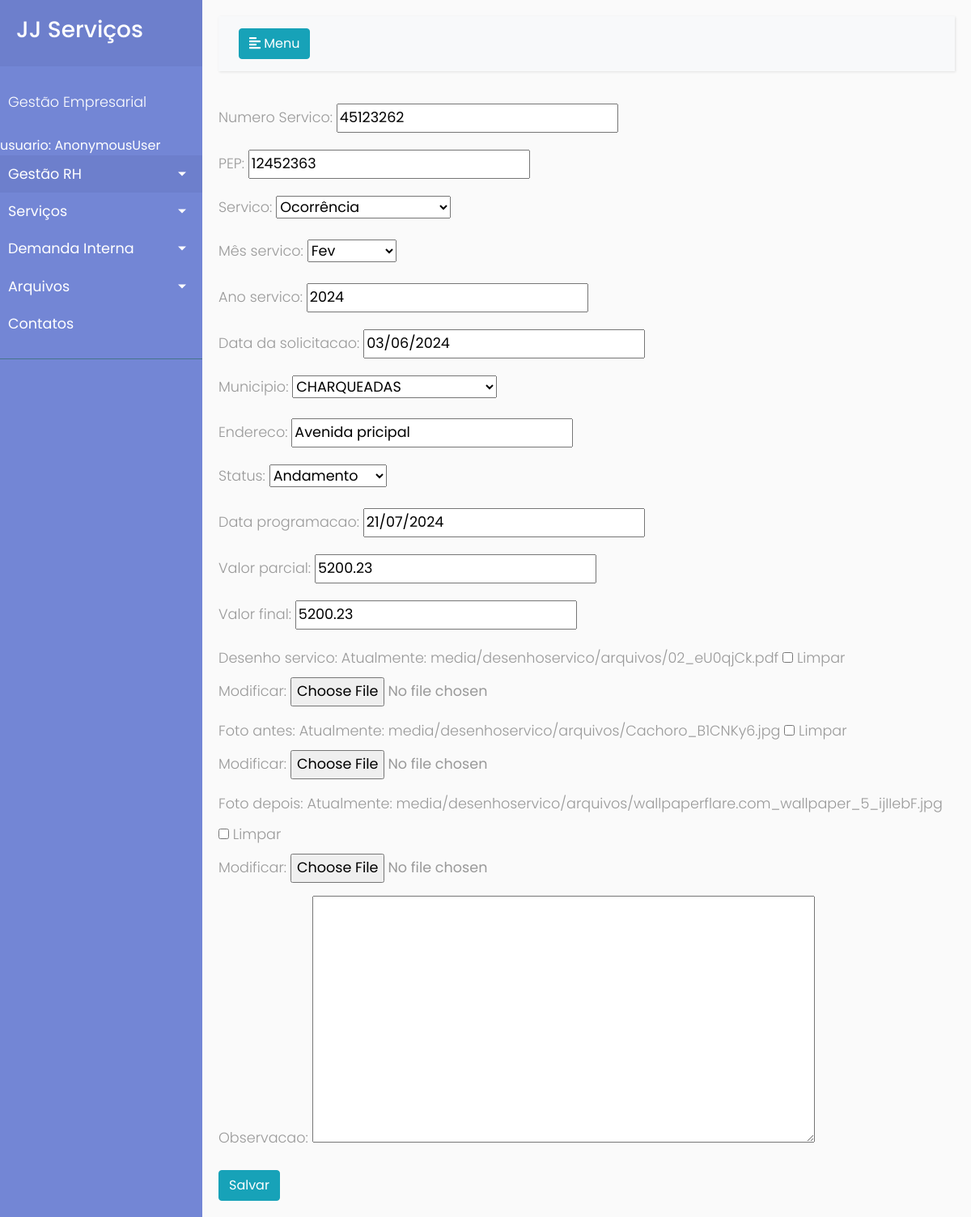
The page /visualizarservicos/7/ on the database its author committed.
### GestaoHR/models.py (models this page shows, shortened)
class Servico(models.Model):
    tipo_servico=[
        ('Plano de Manutenção','Plano de Manutenção'),
        ('Desenho tecnico','Desenho tecnico'),
        ('Ocorrência','Ocorrência'),
    ]
    tipo_status = [
        ('Programação','Programação'),
        ('Andamento','Andamento'),
        ('Espera','Espera'),
        ('Concluido','Concluido'),
        ('Fechamento','Fechamento'),
        ('Pagamento','Pagamento'),
        ('Recebido','Recebido'),
    ]
    Mes_Mes=[
        ('Jan','Jan'),
        ('Fev','Fev'),
        ('Mar','Mar'),
        ('Abr','Abr'),
        ('Mai','Mai'),
        ('Jun','Jun'),
        ('Jul','Jul'),
        ('Ago','Ago'),
        ('Set','Set'),
        ('Out','Out'),
        ('Nov','Nov'),
        ('Dez','Dez'),
    ]
    Municipios = [
        ('ALVORADA','ALVORADA'),
        ('ARROIO DOS RATOS','ARROIO DOS RATOS'),
        ('BARRA DO RIBEIRO','BARRA DO RIBEIRO'),
        ('BUTIÁ','BUTIÁ'),
        ('CHARQUEADAS','CHARQUEADAS'),
        ('ELDORADO DO SUL','ELDORADO DO SUL'),
        ('GUAÍBA','GUAÍBA'),
        ('MARIANA PIMENTEL','MARIANA PIMENTEL'),
        ('MINAS DO LEÃO','MINAS DO LEÃO'),
        ('PANTANO GRANDE','PANTANO GRANDE'),
        ('PORTO ALEGRE','PORTO ALEGRE'),
        ('SÃO JERÔNIMO','SÃO JERÔNIMO'),
        ('VIAMÃO','VIAMÃO'),
        ('AMARAL FERRADOR','AMARAL FERRADOR'),
        ('ARAMBARÉ','ARAMBARÉ'),
        ('ARROIO DO PADRE','ARROIO DO PADRE'),
        ('ARROIO GRANDE','ARROIO GRANDE'),
        ('BAGÉ','BAGÉ'),
        ('BARAO DO TRIUNFO','BARAO DO TRIUNFO'),
        ('CAMAQUÃ','CAMAQUÃ'),
        ('CANDIOTA','CANDIOTA'),
        ('CANGUÇU','CANGUÇU'),
        ('CAPÃO DO LEÃO','CAPÃO DO LEÃO'),
        ('CERRITO','CERRITO'),
        ('CERRO GRANDE DO SUL','CERRO GRANDE DO SUL'),
        ('CHUÍ','CHUÍ'),
        ('CHUVISCA','CHUVISCA'),
        ('CRISTAL','CRISTAL'),
        ('DOM FELICIANO','BDOM FELICIANO'),
        ('DOM PEDRITO','DOM PEDRITO'),
        ('ENCRUZILHADA DO SUL','ENCRUZILHADA DO SUL'),
        ('HERVAL','HERVAL'),
        ('HULHA NEGRA','HULHA NEGRA'),
        ('JAGUARÃO','JAGUARÃO'),
        ('LAVRAS DO SUL','LAVRAS DO SUL'),
        ('MORRO REDONDO','MORRO REDONDO'),
        ('PEDRAS ALTAS','PEDRAS ALTAS'),
        ('PEDRO OSÓRIO','PEDRO OSÓRIO'),
        ('PELOTAS','PELOTAS'),
        ('JAGUARÃO','JAGUARÃO'),#aqui
        ('PINHEIRO MACHADO','PINHEIRO MACHADO'),
        ('PIRATINI','PIRATINI'),
        ('RIO GRANDE','RIO GRANDE'),
        ('SÃO LOURENÇO DO SUL','SÃO LOURENÇO DO SUL'),
        ('SENTINELA DO SUL','SENTINELA DO SUL'),
        ('Sertão Santana','Sertão Santana'),
        ('SANTA VITÓRIA DO PALMAR','SANTA VITÓRIA DO PALMAR'),
        ('TAPES','TAPES'),
    ]
    Numero_Servico = models.CharField(max_length=100, unique=True ,blank=False, null=False)
    PEP = models.IntegerField(unique=True, blank=False, null=False)
    Servico = models.CharField(choices=tipo_servico, max_length=50, blank=False, null=False)
    Mês_servico = models.CharField(choices=Mes_Mes,max_length=4, blank=False, null=False)
    Ano_servico = models.CharField(max_length=4,blank=False, null=False)
    data_da_solicitacao = models.DateField(blank=False, null=False)
    Status = models.CharField(choices=tipo_status, max_length=25, blank=False, null=False)
    Municipio = models.CharField(max_length=50,choices=Municipios, blank=False, null=False)
    Endereco = models.CharField(max_length=100, blank=False, null=False)
    data_programacao = models.DateField(blank=True, null=True)
    Valor_parcial = models.DecimalField(max_digits=10, decimal_places=2, blank=True, null=True)
    Valor_final = models.DecimalField(max_digits=10, decimal_places=2, blank=True, null=True)
    desenho_servico = models.FileField(upload_to='media/desenhoservico/arquivos/', blank=True, null=True)
    foto_antes = models.FileField(upload_to='media/desenhoservico/arquivos/', blank=True, null=True)
    foto_depois = models.FileField(upload_to='media/desenhoservico/arquivos/', blank=True, null=True)
    Observacao = models.TextField(max_length=200, blank=True, null=True)

### GestaoHR/views.py (the view)
# urls.py: path('visualizarservicos/<int:pk>/', views.ServicoUpdate.as_view(), name='verservicoind'),
class ServicoUpdate(UpdateView):
    model = Servico
    template_name = 'servico_update.html'
    fields = ['Numero_Servico', 'PEP', 'Servico', 'Mês_servico', 'Ano_servico', 'data_da_solicitacao', 'Municipio', 'Endereco', 'Status','data_programacao', 'Valor_parcial', 'Valor_final', 'desenho_servico','foto_antes', 'foto_depois' , 'Observacao']
    success_url = reverse_lazy('visualizartodosservios')

### GestaoHR/templates/servico_update.html (shortened to what this page needs)
{% extends 'base.html' %}
{% block 'Material' %}
<form method="post">
    {{ form.as_p }}
    <button class="btn btn-info" type="submit" >Salvar</button>
</form>
{% endblock %}

### GestaoHR/static/CSS/style.css (style rules this page uses)
body { font-family: 'Poppins', sans-serif; background: #fafafa; }
p { font-family: 'Poppins', sans-serif; font-size: 1.1em; font-weight: 300; line-height: 1.7em; color: #999; }
a, a:hover, a:focus { color: inherit; text-decoration: none; transition: all 0.3s; }

### rows shown on the page
Servico: Numero_Servico "45123262", PEP "12452363", Servico "Ocorrência", Mês_servico "Fev", Ano_servico "2024", data_da_solicitacao "03/06/2024", Municipio "CHARQUEADAS", Endereco "Avenida pricipal", Status "Andamento", data_programacao "21/07/2024", Valor_parcial "5200.23", Valor_final "5200.23"

### other values the page prints
{{ request.user }} "AnonymousUser"
